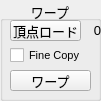
        <widget class="QGroupBox" name="warp_groupBox">
         <property name="geometry">
          <rect>
           <x>0</x>
           <y>420</y>
           <width>101</width>
           <height>101</height>
          </rect>
         </property>
         <property name="font">
          <font>
           <pointsize>10</pointsize>
          </font>
         </property>
         <property name="title">
          <string>ワープ</string>
         </property>
         <property name="alignment">
          <set>Qt::AlignCenter</set>
         </property>
         <property name="flat">
          <bool>true</bool>
         </property>
         <widget class="QPushButton" name="source_Vtx_button">
          <property name="geometry">
           <rect>
            <x>10</x>
            <y>20</y>
            <width>71</width>
            <height>21</height>
           </rect>
          </property>
          <property name="font">
           <font>
            <pointsize>10</pointsize>
            <weight>50</weight>
            <bold>false</bold>
           </font>
          </property>
          <property name="toolTip">
           <string>&lt;html&gt;&lt;head/&gt;&lt;body&gt;&lt;p&gt;コピーされるソース頂点を割り当てます。&lt;/p&gt;&lt;/body&gt;&lt;/html&gt;</string>
          </property>
          <property name="text">
           <string>頂点ロード</string>
          </property>
          <property name="+command" stdset="0">
           <string>loadSourceVtxCmd</string>
          </property>
         </widget>
         <widget class="QLabel" name="sVertexCount_label">
          <property name="geometry">
           <rect>
            <x>70</x>
            <y>20</y>
            <width>31</width>
            <height>20</height>
           </rect>
          </property>
          <property name="text">
           <string>0</string>
          </property>
          <property name="alignment">
           <set>Qt::AlignRight|Qt::AlignTrailing|Qt::AlignVCenter</set>
          </property>
         </widget>
         <widget class="QPushButton" name="warp_button">
          <property name="geometry">
           <rect>
            <x>10</x>
            <y>70</y>
            <width>81</width>
            <height>21</height>
           </rect>
          </property>
          <property name="font">
           <font>
            <pointsize>10</pointsize>
            <weight>50</weight>
            <bold>false</bold>
           </font>
          </property>
          <property name="toolTip">
           <string>&lt;html&gt;&lt;head/&gt;&lt;body&gt;&lt;p&gt;ワープを実行。&lt;/p&gt;&lt;/body&gt;&lt;/html&gt;</string>
          </property>
          <property name="text">
           <string>ワープ</string>
          </property>
          <property name="+command" stdset="0">
           <string>copyClosestVtxCmd</string>
          </property>
         </widget>
         <widget class="QCheckBox" name="warp_HoldVtxs_checkBox">
          <property name="geometry">
           <rect>
            <x>180</x>
            <y>45</y>
            <width>81</width>
            <height>21</height>
           </rect>
          </property>
          <property name="font">
           <font>
            <pointsize>8</pointsize>
           </font>
          </property>
          <property name="toolTip">
           <string>&lt;html&gt;&lt;head/&gt;&lt;body&gt;&lt;p&gt;&lt;span style=&quot; font-size:9pt;&quot;&gt;Keep previous vertexs been assigned after &amp;quot;Apply&amp;quot;&lt;/span&gt;&lt;/p&gt;&lt;/body&gt;&lt;/html&gt;</string>
          </property>
          <property name="text">
           <string>Hold Vtxs</string>
          </property>
          <property name="checked">
           <bool>true</bool>
          </property>
         </widget>
         <widget class="QCheckBox" name="warp_FineCopy_checkBox">
          <property name="enabled">
           <bool>true</bool>
          </property>
          <property name="geometry">
           <rect>
            <x>10</x>
            <y>45</y>
            <width>81</width>
            <height>21</height>
           </rect>
          </property>
          <property name="font">
           <font>
            <pointsize>8</pointsize>
           </font>
          </property>
          <property name="toolTip">
           <string>&lt;html&gt;&lt;head/&gt;&lt;body&gt;&lt;p&gt;Slower procession, but can get more accurate result&lt;/p&gt;&lt;/body&gt;&lt;/html&gt;</string>
          </property>
          <property name="text">
           <string>Fine Copy</string>
          </property>
          <property name="checked">
           <bool>false</bool>
          </property>
         </widget>
        </widget>
